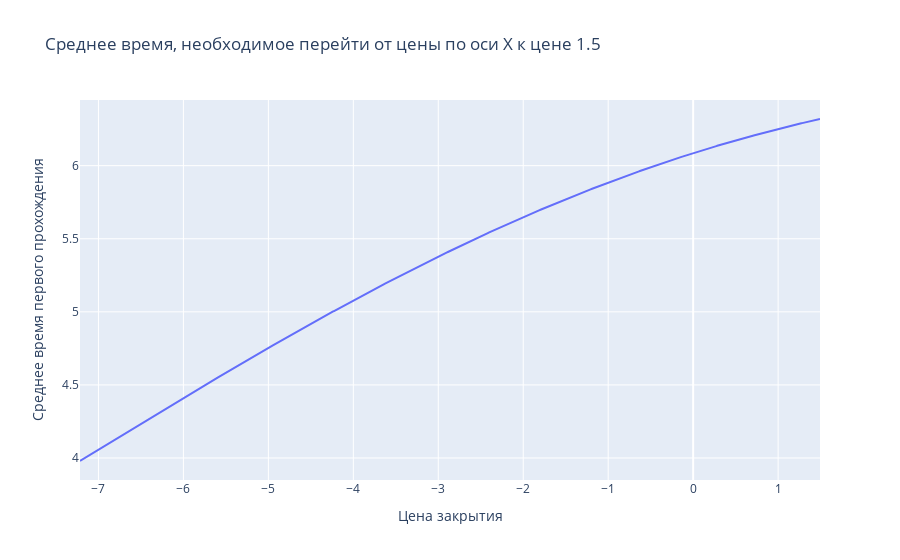

Notebook code cell kept with this figure:
### Code cell
h = 0.01
a, b = 0, 1.5 # Нижний и верхний пороги (на выходе среднее время прохождения от точки b до нижнего порога a)
sigma = np.sqrt(1.4434 ** 2)
theta = -0.2141
init_prices_sol = np.arange(-5 * sigma, b, h)

fredholm_solver = NystromFredholmSolution(upper_bounds=init_prices_sol, theta=theta, sigma=sigma, h=h)
solution = fredholm_solver.get_mean_interval()




fig = go.Figure(data=[
    go.Scatter(x=init_prices_sol, y=solution, name="Решение интеграла"),
])
fig.update_layout(title=f"Среднее время, необходимое перейти от цены по оси X к цене {b}")
fig.update_yaxes(title="Среднее время первого прохождения")
fig.update_xaxes(title="Цена закрытия")
fig.show()

### Figure 1 — Plotly figure (JSON) as saved in the notebook; plotly's stock layout.template omitted (floating-point values rounded to 4 significant figures; data arrays with more than 128 entries replaced by an {"elided": "..."} marker saying what was removed)
{"data": [{"name": "Решение интеграла", "type": "scatter", "x": {"elided": "872 float values"}, "y": {"elided": "872 float values"}}], "layout": {"autosize": true, "title": {"text": "Среднее время, необходимое перейти от цены по оси X к цене 1.5"}, "xaxis": {"autorange": true, "range": [-7.217, 1.493], "title": {"text": "Цена закрытия"}, "type": "linear"}, "yaxis": {"autorange": true, "range": [3.849, 6.449], "title": {"text": "Среднее время первого прохождения"}, "type": "linear"}}}
